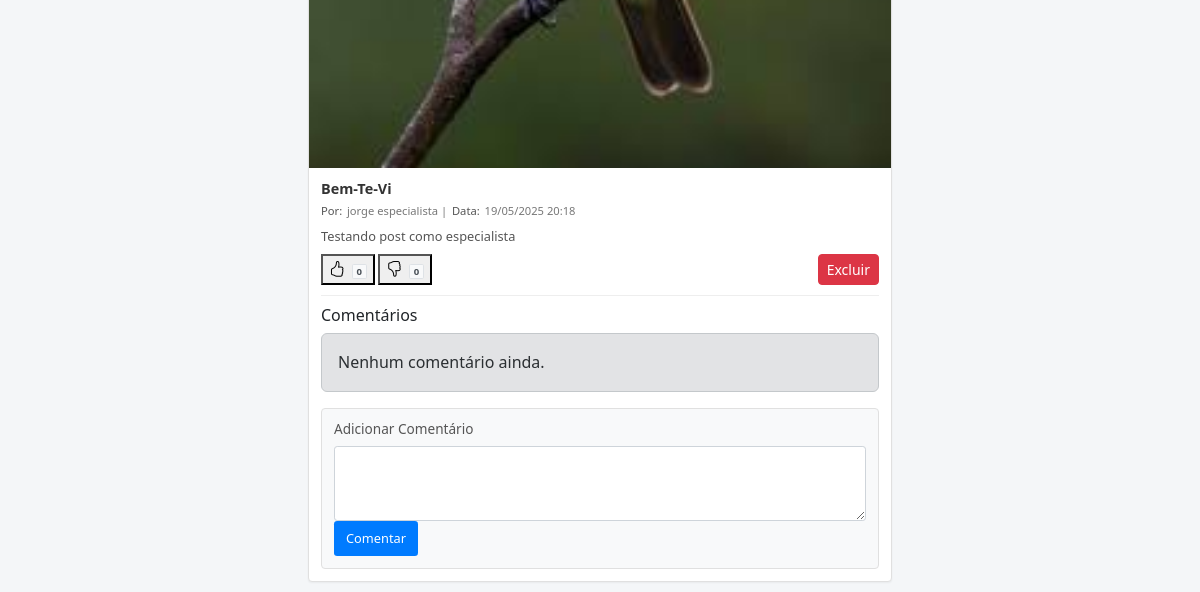
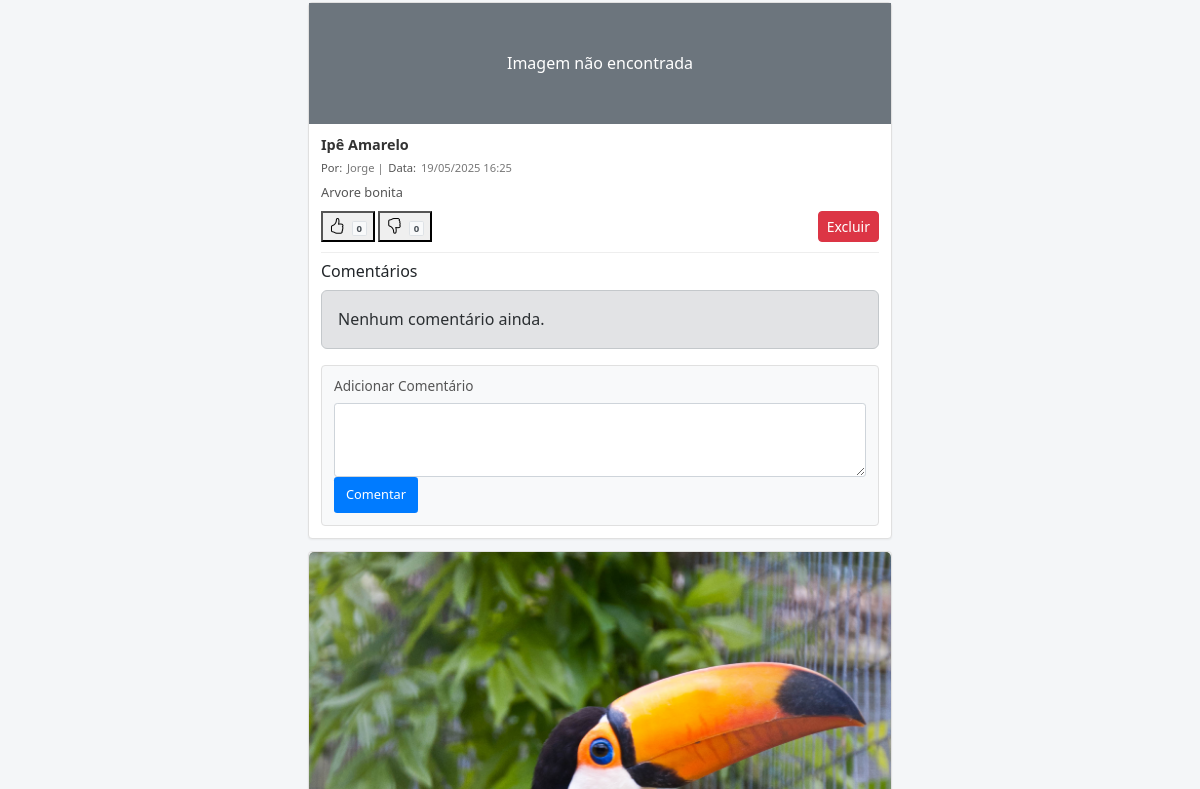
Page /feed_user.php (signed in, middle part) on the earlier database version (2 pictures, top to bottom).
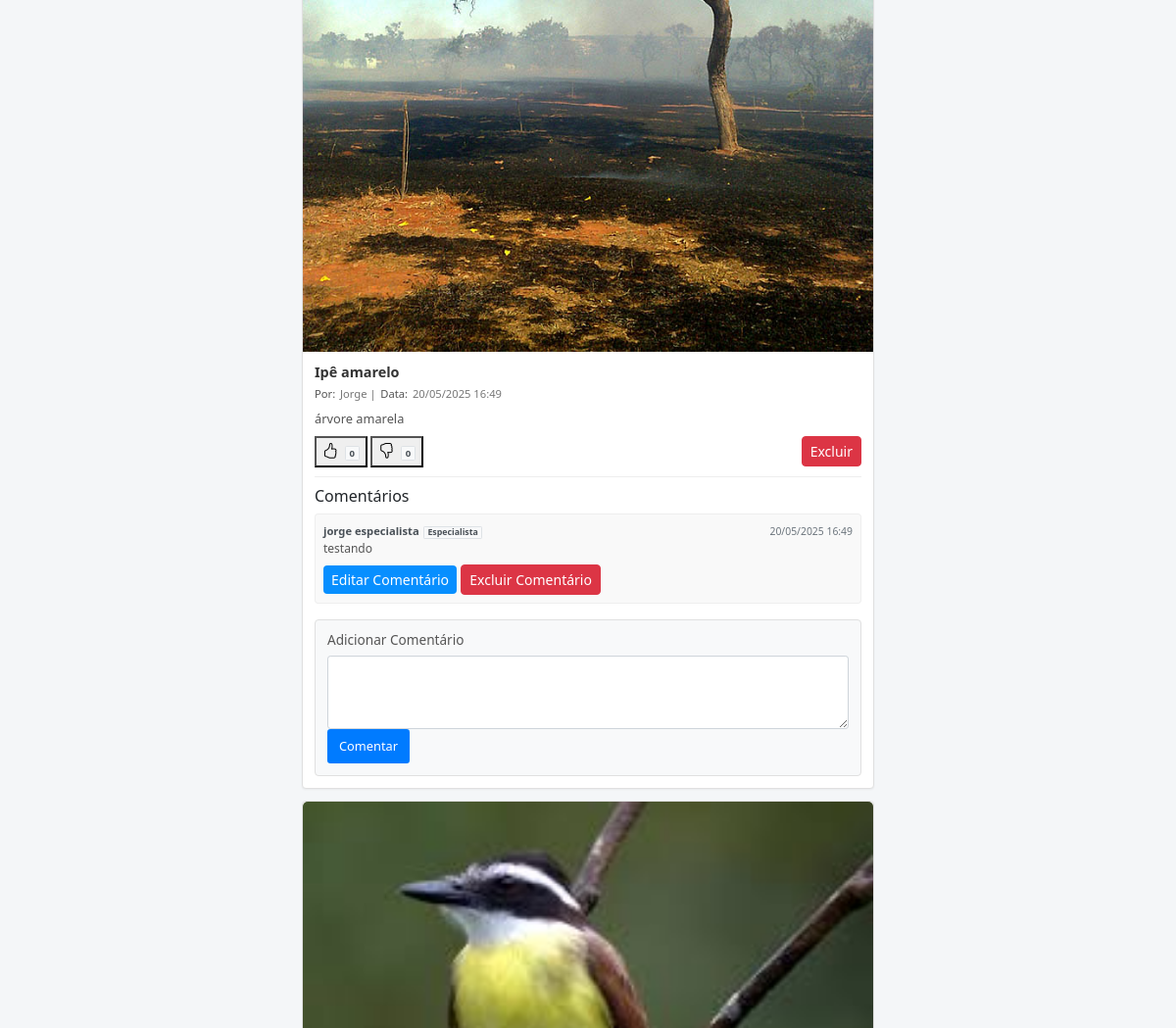
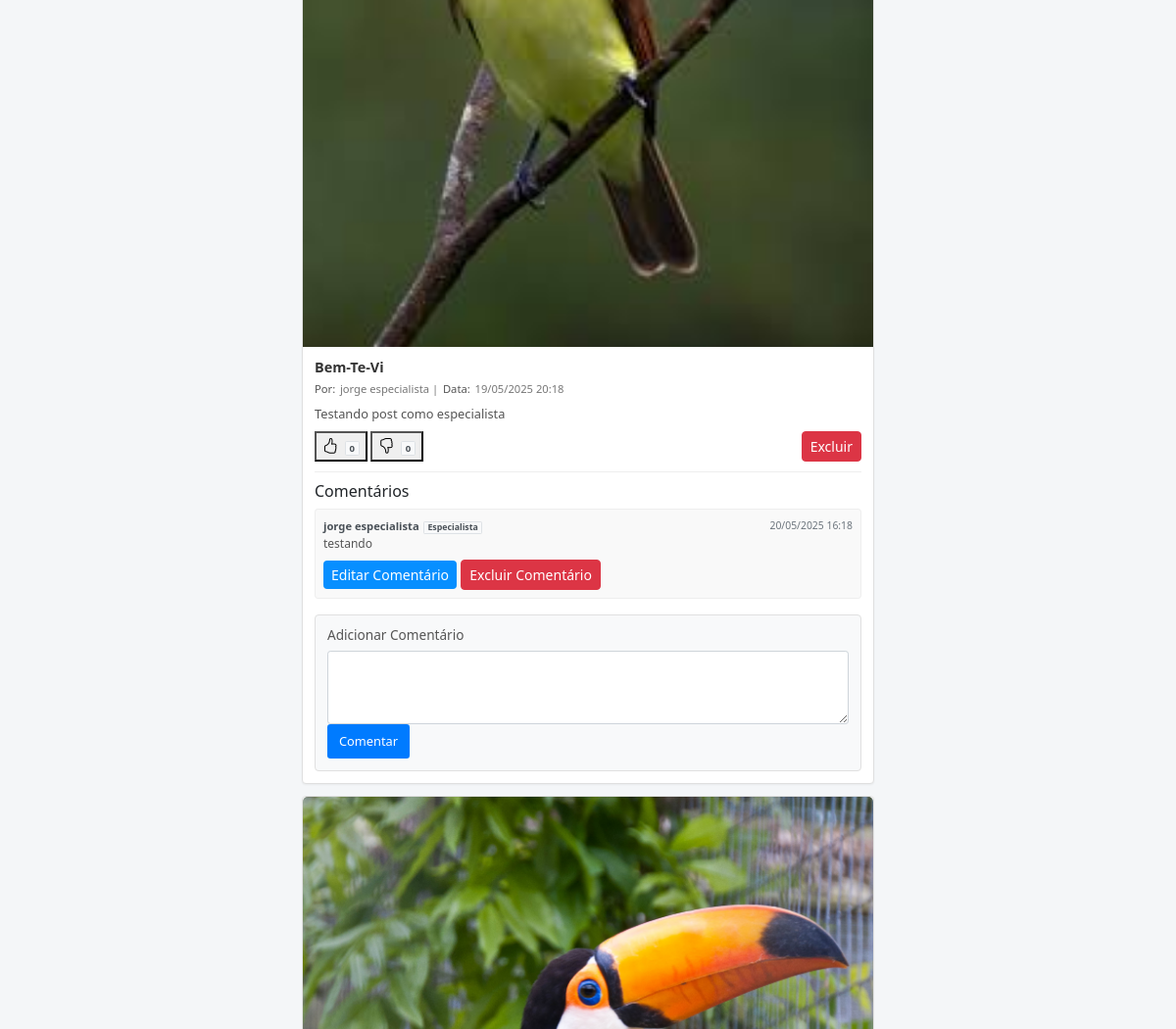
Same page on the later database version (2 pictures, top to bottom).
### tables this page shows
CREATE TABLE `publicacoes` (
  `id` int(11) NOT NULL,
  `especie` varchar(255) NOT NULL,
  `foto` varchar(255) NOT NULL,
  `usuario_id` int(11) NOT NULL,
  `data_publicacao` datetime DEFAULT current_timestamp(),
  `titulo` varchar(255) DEFAULT NULL,
  `descricao` text DEFAULT NULL,
  `caminho_foto` varchar(255) DEFAULT NULL,
  `atropelamento` tinyint(1) DEFAULT 0,
  `categoria` varchar(50) DEFAULT NULL
);

CREATE TABLE `usuarios` (
  `id` int(11) NOT NULL,
  `nome` varchar(100) NOT NULL,
  `email` varchar(100) NOT NULL,
  `senha` varchar(255) NOT NULL,
  `cargo` enum('user','especialista','admin') DEFAULT 'user',
  `token_senha` varchar(64) DEFAULT NULL,
  `token_expiracao` datetime DEFAULT NULL
);

CREATE TABLE `comentarios` (
  `id` int(11) NOT NULL,
  `publicacao_id` int(11) NOT NULL,
  `tipo_publicacao` varchar(50) DEFAULT 'publicacao',
  `usuario_id` int(11) NOT NULL,
  `comentario` text NOT NULL,
  `texto` text NOT NULL,
  `data_comentario` datetime DEFAULT current_timestamp()
);

### feed_user.php (the view, shortened to what this page needs)
<?php
include 'conexao.php';
$cargo_usuario = $_SESSION['cargo'] ?? 'user';
$pode_interagir = ($cargo_usuario === 'especialista' || $cargo_usuario === 'admin' || $cargo_usuario === 'user');
$pode_comentar = ($cargo_usuario === 'especialista' || $cargo_usuario === 'admin');
$ordem = $_GET['ordem'] ?? 'DESC';
$ordem_sql = ($ordem === 'ASC') ? 'ASC' : 'DESC';
$where_filtro = '';
$stmt = $conn->prepare("
            SELECT p.*, u.nome, u.id as usuario_id,
            (SELECT COUNT(*) FROM interacoes WHERE publicacao_id = p.id AND tipo = 'like') AS likes,
            (SELECT COUNT(*) FROM interacoes WHERE publicacao_id = p.id AND tipo = 'dislike') AS dislikes,
            (SELECT tipo FROM interacoes WHERE publicacao_id = p.id AND usuario_id = ?) AS minha_interacao
            FROM publicacoes p
            JOIN usuarios u ON p.usuario_id = u.id
            WHERE 1 $where_filtro
            ORDER BY p.data_publicacao $ordem_sql");
$stmt->bind_param("i", $_SESSION['usuario_id']);
$stmt->execute();
$resultado = $stmt->get_result();
?>
<!DOCTYPE html>
<html lang="pt-br">
<head>
    <link href="https://cdn.jsdelivr.net/npm/bootstrap@5.3.0/dist/css/bootstrap.min.css" rel="stylesheet">
    <link rel="stylesheet" href="https://cdn.jsdelivr.net/npm/bootstrap-icons@1.11.1/font/bootstrap-icons.css">
    <link rel="stylesheet" href="css/feed.css">
</head>
<body>
    <div class="feed-container">
        <?php while ($pub = $resultado->fetch_assoc()): ?>
            <div class="card">
                <?php
                $nome_arquivo = basename($pub['caminho_foto']);
                $caminho_imagem = "fotos/" . $nome_arquivo;
                ?>
                <?php if (file_exists(__DIR__ . "/" . $caminho_imagem)): ?>
                    <img src="<?= $caminho_imagem ?>" class="card-img-top" alt="<?= htmlspecialchars($pub['titulo'] ?? '') ?>">
                <?php else: ?>
                    <div class="bg-secondary text-white p-5 text-center">
                        Imagem não encontrada
                    </div>
                <?php endif; ?>
                <div class="card-body">
                    <h5 class="card-title"><?= htmlspecialchars($pub['titulo'] ?? '') ?></h5>
                    <div class="post-info">
                        <strong>Por:</strong> <?= htmlspecialchars($pub['nome'] ?? 'Desconhecido') ?>
                        |
                        <strong>Data:</strong> <?= date('d/m/Y H:i', strtotime($pub['data_publicacao'] ?? '')) ?>
                    </div>
                    <p class="card-text"><?= nl2br(htmlspecialchars($pub['descricao'] ?? '')) ?></p>
                    <div class="card-actions">
                        <div class="btn-group" role="group">
                            <button class="like-button <?= ($pode_interagir ? '' : 'disabled-interact') ?> <?= ($pub['minha_interacao'] === 'like' ? 'like-active' : '') ?>"
                                    data-publicacao-id="<?= $pub['id'] ?>" data-tipo="like" <?= ($pode_interagir ? '' : 'disabled') ?>>
                                <i class="bi bi-hand-thumbs-up"></i> <span class="badge bg-light text-dark like-count-<?= $pub['id'] ?>"><?= $pub['likes'] ?></span>
                            </button>
                            <button class="dislike-button <?= ($pode_interagir ? '' : 'disabled-interact') ?> <?= ($pub['minha_interacao'] === 'dislike' ? 'dislike-active' : '') ?>"
                                    data-publicacao-id="<?= $pub['id'] ?>" data-tipo="dislike" <?= ($pode_interagir ? '' : 'disabled') ?>>
                                <i class="bi bi-hand-thumbs-down"></i> <span class="badge bg-light text-dark dislike-count-<?= $pub['id'] ?>"><?= $pub['dislikes'] ?></span>
                            </button>
                        </div>
                        <?php if ($_SESSION['cargo'] === 'admin' || $_SESSION['usuario_id'] === $pub['usuario_id']): ?>
                            <a href="delete.php?id=<?= $pub['id'] ?>&tipo=publicacao" class="btn btn-danger btn-sm ms-auto"
                               onclick="return confirm('Tem certeza que deseja excluir esta publicação?')">
                                Excluir
                            </a>
                        <?php endif; ?>
                    </div>
                    <div class="comentarios-container">
                        <h6>Comentários</h6>
                        <?php
                        $stmt_comentarios = $conn->prepare("
                                                        SELECT c.*, u.nome, u.cargo
                                                        FROM comentarios c
                                                        JOIN usuarios u ON c.usuario_id = u.id
                                                        WHERE c.publicacao_id = ? AND c.tipo_publicacao = 'publicacao'
                                                        ORDER BY c.data_comentario ASC
                                                     ");
                        $stmt_comentarios->bind_param("i", $pub['id']);
                        $stmt_comentarios->execute();
                        $comentarios = $stmt_comentarios->get_result();
                        if ($comentarios->num_rows > 0):
                            while ($comentario = $comentarios->fetch_assoc()): ?>
                                <div class="comentario visualizacao-apenas">
                                    <div class="comentario-info">
                                        <span class="comentario-autor">
                                            <?= htmlspecialchars($comentario['nome']) ?>
                                            <?= ($comentario['cargo'] === 'especialista') ? '<span class="badge bg-info">Especialista</span>' : '' ?>
                                        </span>
                                        <span>
                                            <?= date('d/m/Y H:i', strtotime($comentario['data_comentario'])) ?>
                                        </span>
                                    </div>
                                    <p class="comentario-text">
                                        <?= nl2br(htmlspecialchars($comentario['comentario'])) ?>
                                    </p>
                                    <?php if ($_SESSION['cargo'] === 'admin' || $_SESSION['usuario_id'] === $comentario['usuario_id']): ?>
                                        <a href="editar_comentario.php?comentario_id=<?= $comentario['id'] ?>&tipo_publicacao=publicacao" class="btn btn-edit btn-sm mt-2">Editar Comentário</a>
                                        <a href="delete.php?comentario_id=<?= $comentario['id'] ?>&tipo=publicacao_comentario" class="btn btn-danger btn-sm mt-2" onclick="return confirm('Tem certeza que deseja excluir este comentário?')">Excluir Comentário</a>
                                    <?php endif; ?>
                                </div>
                            <?php endwhile;
                        else: ?>
                            <div class="alert alert-secondary">Nenhum comentário ainda.</div>
                        <?php endif; ?>
                    </div>
                    <?php if ($pode_comentar): ?>
                        <div class="comentario-form">
                            <h6>Adicionar Comentário</h6>
                            <form method="POST" action="">
                                <textarea name="comentario" rows="3" class="form-control" required></textarea>
                                <button type="submit" class="btn btn-primary">Comentar</button>
                            </form>
                        </div>
                    <?php endif; ?>
                </div>
            </div>
        <?php endwhile; ?>
    </div>
</body>
</html>

### css/feed.css (style rules this page uses)
body { margin: 0; padding: 0; font-family: 'Segoe UI', Tahoma, Geneva, Verdana, sans-serif; background-color: #f4f6f8; color: #333; line-height: 1.6; }
.feed-container { max-width: 600px; margin: 1rem auto; padding: 0 0.5rem; }
.card { margin-bottom: 0.75rem; border: 1px solid #e0e0e0; border-radius: 0.25rem; box-shadow: 0 1px 2px rgba(0, 0, 0, 0.05); transition: transform 0.2s ease-in-out, box-shadow 0.2s ease-in-out; background-color: #fff; }
.card-img-top { width: 100%; height: 100%; object-fit: contain; }
.card-body { padding: 0.75rem; }
.card-title { font-size: 0.9rem; margin-bottom: 0.3rem; color: #333; font-weight: 600; }
.post-info { display: flex; align-items: center; margin-bottom: 0.5rem; font-size: 0.7rem; color: #777; flex-wrap: wrap; gap: 0.3rem; }
.post-info strong { color: #555; font-weight: 500; }
.card-text { color: #555; line-height: 1.3; margin-bottom: 0.6rem; font-size: 0.8rem; }
.card-actions { display: flex; gap: 0.3rem; margin-top: 0.5rem; align-items: center; }
.btn-group { margin-right: 0.4rem; display: flex; gap: 0.2rem; }
.badge { margin-left: 0.15rem; font-size: 0.6rem; background-color: #f8f9fa !important; color: #495057 !important; border: 1px solid #dee2e6; padding: 0.1rem 0.25rem; border-radius: 0.1rem; }
.comentarios-container { margin-top: 0.6rem; padding-top: 0.6rem; border-top: 1px solid #eee; }
.comentario.visualizacao-apenas { padding: 0.5rem; background-color: #f9f9f9; border-radius: 0.2rem; margin-bottom: 0.5rem; border: 1px solid #eee; }
.comentario.visualizacao-apenas .comentario-info { display: flex; justify-content: space-between; align-items: center; font-size: 0.65rem; color: #6c757d; margin-bottom: 0.15rem; }
.comentario.visualizacao-apenas .comentario-autor { font-weight: bold; color: #495057; font-size: 0.7rem; }
.comentario.visualizacao-apenas .badge { margin-left: 0.1rem; font-size: 0.55rem; padding: 0.08rem 0.2rem; border-radius: 0.08rem; }
.comentario.visualizacao-apenas .comentario-text { color: #555; line-height: 1.2; font-size: 0.75rem; margin-bottom: 0; }
.comentario-form { margin-top: 1rem; padding: 0.75rem; border: 1px solid #e0e0e0; border-radius: 0.25rem; background-color: #f8f9fa; display: grid; gap: 0.5rem; }
.comentario-form h6 { font-size: 0.85rem; margin-bottom: 0; color: #555; grid-column: 1 / -1; }
.comentario-form textarea { width: 100%; padding: 0.6rem; border: 1px solid #ced4da; border-radius: 0.2rem; font-size: 0.8rem; line-height: 1.4; box-sizing: border-box; }
.comentario-form button { padding: 0.5rem 0.75rem; border: none; border-radius: 0.2rem; background-color: #007bff; color: #fff; font-size: 0.8rem; cursor: pointer; transition: background-color 0.2s ease-in-out; width: auto; }

### feed_user.php (style rules this page uses)
.btn-edit { background-color:rgb(7, 143, 255); color: white; border: none; }

Differences in the rows shown:
removed publicacoes: shows "Imagem não encontrada", titulo "Ipê Amarelo", usuario.nome "Jorge", data_publicacao "19/05/2025 16:25", descricao "Arvore bonita", likes "0", dislikes "0", shows "Nenhum comentário ainda."
added publicacoes: caminho_foto (picture), titulo "Ipê amarelo", usuario.nome "Jorge", data_publicacao "20/05/2025 16:49", descricao "árvore amarela", likes "0", dislikes "0"
added comentarios: usuario.nome "jorge especialista", data_comentario "20/05/2025 16:49", comentario "testando", shown under "Ipê amarelo"
shown differently, row unchanged: publicacoes "Bem-Te-Vi": no longer shows "Nenhum comentário ainda."
added comentarios: usuario.nome "jorge especialista", data_comentario "20/05/2025 16:18", comentario "testando", shown under publicacoes "Bem-Te-Vi"
